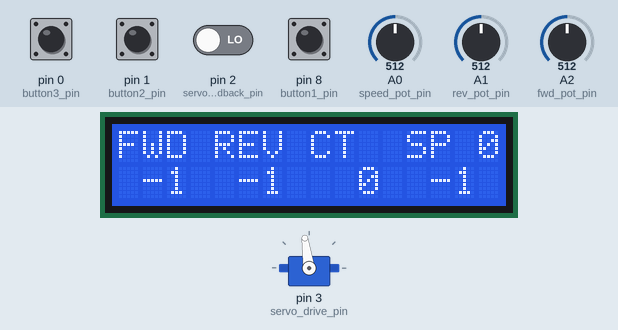
Simulated run of this sketch. Board: Arduino Uno, built with avr-gcc and run on an emulated ATmega328P. Shown: servo, 16×2 character LCD. Inputs (shaded band) come from the test bench; at power-on: pin 0 (button3_pin), pin 1 (button2_pin), pin 2 (servo_feedback_pin), pin 8 (button1_pin) LOW, A0 (speed_pot_pin) = 512, A1 (rev_pot_pin) = 512, A2 (fwd_pot_pin) = 512.

Above: at 2.6 s.
2.7 s: pin 0 (button3_pin) pulled HIGH for 1 s
At 7.0 s:
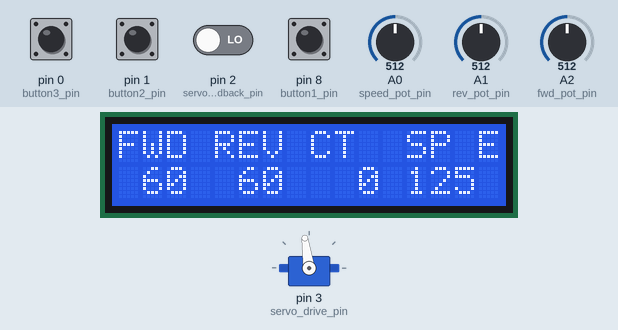
7.5 s: A0 (speed_pot_pin) set to 716
At 9.9 s:
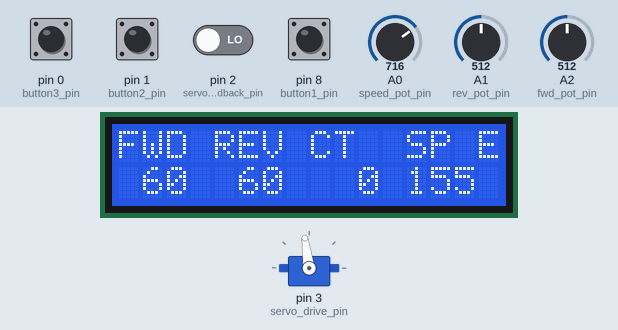
10.6 s: A1 (rev_pot_pin) set to 716
At 12.9 s:
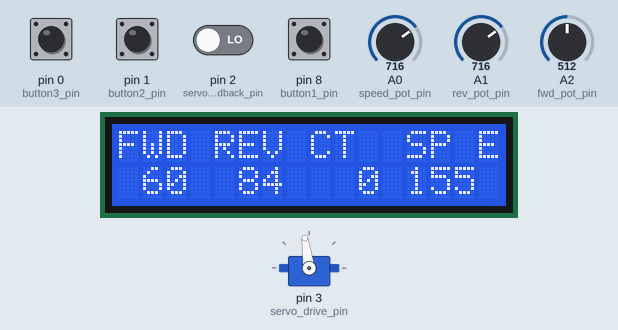
13.6 s: A2 (fwd_pot_pin) set to 716
At 15.8 s:
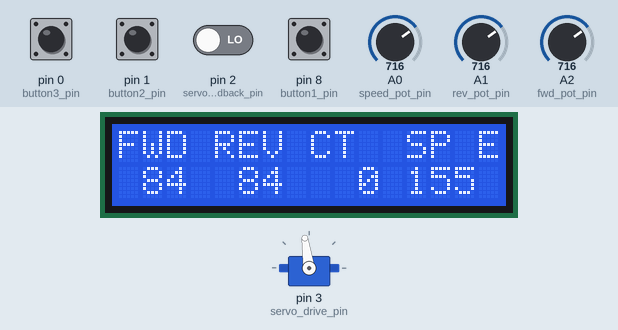
16.6 s: A0 (speed_pot_pin) set to 900
At 18.7 s:
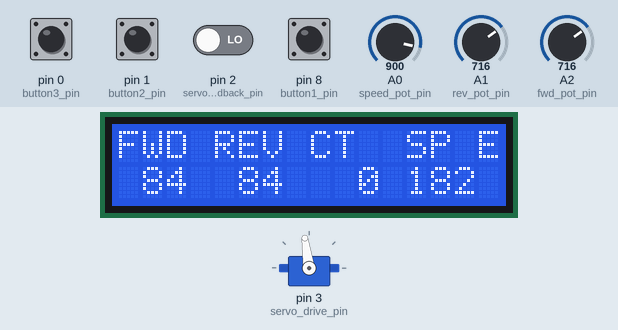
19.6 s: A1 (rev_pot_pin) set to 900
At 21.7 s:
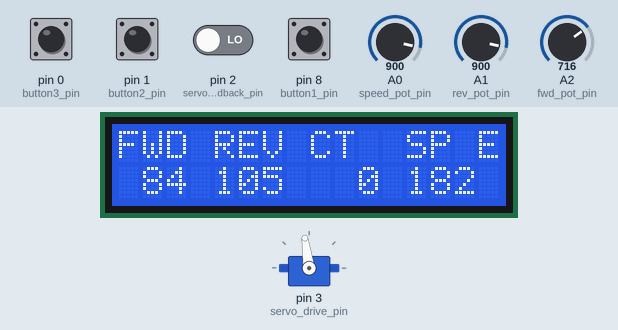
Timing chart, 0 to 23.2 s (numbered marks = the images above; inputs shaded):
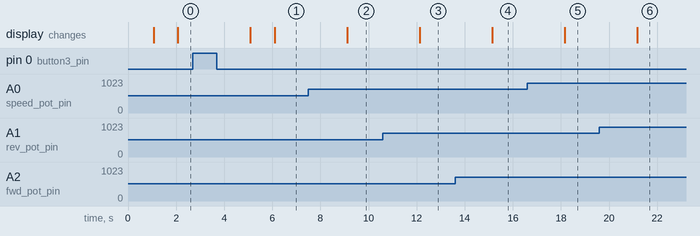

The sketch:

tetrode_code.ino
```cpp
#include "button.h"
#include "fservo.h"
#include "pre.h"
#include <Servo.h>
#include <LiquidCrystal.h>
#include <EEPROM.h>

#define HOLD_THRESH 300
#define MAX_CNT 120
#define MIN_CNT 0
#define MAX_SPD 200
#define MIN_SPD 50
#define NUM_PRE 5

const unsigned int button1_pin = 8;
const unsigned int button2_pin = 1;
const unsigned int button3_pin = 0;

const unsigned int fwd_pot_pin = A2;
const unsigned int rev_pot_pin = A1;
const unsigned int speed_pot_pin = A0;

const unsigned int servo_drive_pin = 3;
const unsigned int servo_feedback_pin = 2;
Servo servo;

int fwd_count = 1;
int rev_count = 1;
unsigned int speed_count = 200;

enum State{
  FWD = 0,
  PAUSE_F1 = 1,
  PAUSE_F2 = 2,
  BUZZ = 3,
  REV = 4,
  PAUSE_R1 = 5,
  PAUSE_R2 = 6,
  PAUSE_STOP = 7,
  STOP = 8
};

State state;

enum EditState{
  PRESET,
  EDIT
};

EditState edit_state;
unsigned int preset_counter = 0;
Preset preset;

Button b1(button1_pin);
Button b2(button2_pin);
Button b3(button3_pin);

Fservo fs(servo, servo_drive_pin, servo_feedback_pin);

// LCD pins: RS, E, D4, D5, D6, D7
unsigned int lcd_p[6] = {12, 11, 5, 4, 7, 6};
LiquidCrystal lcd(lcd_p[0], lcd_p[1], lcd_p[2], lcd_p[3], lcd_p[4], lcd_p[5]);

unsigned long millis_timer;

void setup() {
  // put your setup code here, to run once:
  b1.init();
  b2.init();
  b3.init();
  fs.init();
  fs.stop();
  state = STOP;
  fs.reg_next_pos();
  fs.set_start();
  edit_state = PRESET;
  lcd.begin(16, 2);
  read_preset(&preset, 0);
}

void loop() {
  // put your main code here, to run repeatedly:
  // Sense all the inputs
  b1.reg_next_state();
  b2.reg_next_state();
  b3.reg_next_state();
  fs.reg_next_pos();

  switch(state){
    case STOP:
      if(b1.released()){
        state = FWD;
        fs.set_start();
        fs.go(NEUTRAL_US - preset.spd_count);
      }
      break;
    case FWD:
      if(b1.down()){
        fs.stop();
        millis_timer = millis();
        state = PAUSE_F1;
      }else if(fs.get_rotations() >= preset.fwd_count){
        fs.stop();
        state = BUZZ;
      }
      break;
    case PAUSE_F1:
      if(b1.up()){
        state = PAUSE_F2;
      }else if(b1.down() && (millis() - millis_timer > HOLD_THRESH)){
        fs.stop();
        fs.set_start();
        state = PAUSE_STOP;
      }
      break;
    case PAUSE_F2:
      if(b1.released()){
        fs.go(NEUTRAL_US - preset.spd_count);
        state = FWD;
      }
      break;
    case BUZZ:
      fs.stop();
      delay(500);
      fs.go(NEUTRAL_US + preset.spd_count);
      state = REV;
      break;
    case REV:
      if(b1.down()){
        fs.stop();
        millis_timer = millis();
        state = PAUSE_R1;
      }else if(fs.get_rotations() < ((float)(preset.fwd_count - preset.rev_count))){
        fs.stop();
        fs.set_start();
        state = STOP;
      }
      break;
    case PAUSE_R1:
      if(b1.up()){
        state = PAUSE_R2;
      }else if(b1.down() && (millis() - millis_timer > HOLD_THRESH)){
        fs.stop();
        fs.set_start();
        state = PAUSE_STOP;
      }
      break;
    case PAUSE_R2:
      if(b1.released()){
        fs.go(NEUTRAL_US + preset.spd_count);
        state = REV;
      }
      break;
    case PAUSE_STOP:
      if(b1.up()){
        fs.set_start();
        state = STOP;
      }
      break;
    default:
      break;
  }

  lcd.setCursor(0, 0);
  lcd.print("FWD REV CT  SP ");
  switch(edit_state){
    case PRESET:
      lcd.print(preset_counter);
      break;
    case EDIT:
      lcd.print("E");
      break;
    default:
      break;
  }
  lcd.setCursor(0, 1);
  lcd.print(pad_num(preset.fwd_count, 3));
  lcd.print(" ");
  lcd.print(pad_num(preset.rev_count, 3));
  lcd.print(" ");
  lcd.print(pad_num(fs.get_rotations(), 3));
  lcd.print(" ");
  lcd.print(pad_num(preset.spd_count, 3));
  lcd.print(" ");

  switch(edit_state){
    case PRESET:
      if(b3.released()){
        edit_state = EDIT;
      }else if(b2.released()){
        preset_counter = (preset_counter + 1) % NUM_PRE;
        read_preset(&preset, preset_counter * sizeof(Preset));
      }
      break;
    case EDIT:
      preset.fwd_count = ((MAX_CNT - MIN_CNT) * (analogRead(fwd_pot_pin)/1022.0)) + MIN_CNT;
      preset.rev_count = ((MAX_CNT - MIN_CNT) * (analogRead(rev_pot_pin)/1022.0)) + MIN_CNT;
      preset.spd_count = ((MAX_SPD - MIN_SPD) * (analogRead(speed_pot_pin)/1022.0)) + MIN_SPD;
      if(b3.released()){
        write_preset(&preset, preset_counter * sizeof(Preset));
        edit_state = PRESET;
      }
      break;
    default:
      break;
  }
}

String pad_num(int x, int width){
  String num = String(x);
  while(num.length() < width){
    num = String(' ') + num;
  }
  return num;
}
```

button.cpp
```cpp
#include "button.h"

Button::Button(int pin):pin(pin), last_state(HIGH), this_state(HIGH){}

void Button::init(){
  pinMode(pin, INPUT);
}

void Button::reg_next_state(){
  last_state = this_state;
  this_state = digitalRead(pin);
}

int Button::get_last_state(){
  return last_state;
}

int Button::get_this_state(){
  return this_state;
}

bool Button::pressed(){
  return ((last_state == HIGH) && (this_state == LOW));
}

bool Button::released(){
  return ((last_state == LOW) && (this_state == HIGH));
}

bool Button::up(){
  return this_state == HIGH;
}

bool Button::down(){
  return this_state == LOW;
}
```

button.h
```cpp
#ifndef BUTTON_H
#define BUTTON_H

#include "Arduino.h"

class Button{
  public:
    Button(int pin);
    void init();
    void reg_next_state();
    int get_last_state();
    int get_this_state();
    bool pressed();
    bool released();
    bool up();
    bool down();
  private:
    const int pin;
    int last_state;
    int this_state;
};

#endif // BUTTON_H
```

fservo.cpp
```cpp
#include "fservo.h"
#include <Servo.h>

#define MAX(x, y) ((x)>(y) ? (x) : (y))
#define MIN(x, y) ((x)<(y) ? (x) : (y))
#define ABS(x) ((x)>0 ? (x) : (-(x)))

Fservo::Fservo(Servo s, int pin, int fpin):servo(s), pin(pin), fpin(fpin),
    last_pos(0), this_pos(0), start_pos(0), rotations(0), rot_frac(0.0),
    direction(0){};

void Fservo::init(){
    servo.attach(pin);
}

void Fservo::reg_next_pos(){
    last_pos = this_pos;
    this_pos = pulseIn(fpin, HIGH);
    int clp = center(last_pos, start_pos, PULSE_MAX, PULSE_MIN);
    int ctp = center(this_pos, start_pos, PULSE_MAX, PULSE_MIN);
    int mid = (PULSE_MAX - PULSE_MIN) / 2;
    if(ABS(ctp - clp) > mid){
      if(ctp < clp){
        rotations++;
      }else{
        rotations--;
      }
    }
    rot_frac = ctp / ((float)(PULSE_MAX - PULSE_MIN));
}

void Fservo::set_start(){
  start_pos = this_pos;
  rotations = 0;
}

void Fservo::go(int speed){
    speed = bound(speed, FWD_US, REV_US);
    direction = speed > NEUTRAL_US ? FWD_D : REV_D;
    servo.writeMicroseconds(speed);
}

void Fservo::stop(){
    direction = STOP_D;
    servo.writeMicroseconds(NEUTRAL_US);
}

float Fservo::get_rotations(){
  return rotations + rot_frac;
}

int Fservo::bound(int x, int high, int low){
    return MAX(MIN(x, high), low);
}

int Fservo::center(int x, int center, int high, int low){
  int diff = high - low;
  return ( ((x - center) + diff) % diff ) + low;
}
```

fservo.h
```cpp
#ifndef FSERVO_H
#define FSERVO_H

#include "Arduino.h"
#include <Servo.h>

#define NEUTRAL_US 1550
#define REV_US 1000
#define FWD_US 2000
#define FWD_D 1
#define REV_D -1
#define STOP_D 0
#define PULSE_MIN 0
#define PULSE_MAX 1100
#define PULSE_THRESH 50

class Fservo{
  public:
    Fservo(Servo s, int pin, int fpin);
    void init();
    void reg_next_pos();
    void set_start();
    void go(int speed);
    void stop();
    float get_rotations();
  private:
    const int pin;
    const int fpin;
    Servo servo;
    int rotations;
    float rot_frac;
    int direction;
    int last_pos;
    int this_pos;
    int start_pos;

    int bound(int x, int high, int low);
    int center(int x, int center, int high, int low);
};

#endif // FSERVO_H
```

pre.cpp
```cpp
#include "pre.h"
#include <EEPROM.h>

void read_preset(Preset *p, unsigned int addr){
  p->fwd_count = 0;
  p->rev_count = 0;
  p->spd_count = 0;
  for(int i = 0; i < sizeof(p->fwd_count); i++){
    p->fwd_count <<= 8;
    p->fwd_count += EEPROM.read(addr+i);
  }
  for(int i = 0; i < sizeof(p->rev_count); i++){
    p->rev_count <<= 8;
    p->rev_count += EEPROM.read(addr+i+sizeof(p->fwd_count));
  }
  for(int i = 0; i < sizeof(p->spd_count); i++){
    p->spd_count <<= 8;
    p->spd_count += EEPROM.read(addr+i+sizeof(p->fwd_count)+sizeof(p->rev_count));
  }
}

void write_preset(Preset *p, unsigned int addr){
  for(int i = 0; i < sizeof(p->fwd_count); i++){
    EEPROM.write(addr+i, (byte)((p->fwd_count >> (8 * (sizeof(p->fwd_count)-i-1))) & 0xFF));
  }
  for(int i = 0; i < sizeof(p->rev_count); i++){
    EEPROM.write(addr+i+sizeof(p->fwd_count), (byte)((p->rev_count >> (8 * (sizeof(p->rev_count)-i-1))) & 0xFF));
  }
  for(int i = 0; i < sizeof(p->fwd_count); i++){
    EEPROM.write(addr+i+sizeof(p->fwd_count)+sizeof(p->rev_count), (byte)((p->spd_count >> (8 * (sizeof(p->spd_count)-i-1))) & 0xFF));
  }
}
```

pre.h
```cpp
#ifndef PRE_H
#define PRE_H

#include "Arduino.h"

struct Preset{
  int fwd_count;
  int rev_count;
  unsigned int spd_count;
};

void read_preset(Preset *p, unsigned int addr);
void write_preset(Preset *p, unsigned int addr);

#endif // PRE_H
```

Measured:
- after the input at 2.7 s, the display: first changes after 2.4 s (image 1 shows a later state)
- after the input at 7.5 s, the display: changes after 1.6 s (image 2)
- after the input at 10.6 s, the display: changes after 1.5 s (image 3)
- after the input at 13.6 s, the display: changes after 1.5 s (image 4)
- after the input at 16.6 s, the display: changes after 1.6 s (image 5)
- after the input at 19.6 s, the display: changes after 1.6 s (image 6)
